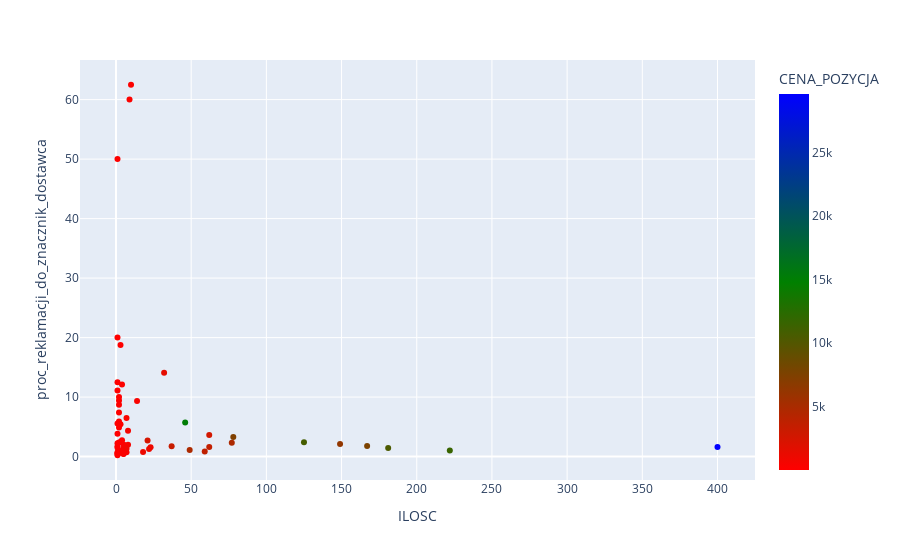

Notebook code for this chart:
### Code cell
func_cluster(df_fi_sell, 'CERAMIKA', 'LIKWIDACJA')

### Figure 1 — Plotly figure (JSON) as saved in the notebook; plotly's stock layout.template omitted (floating-point values rounded to 4 significant figures)
{"data": [{"hovertemplate": "ILOSC=%{x}<br>proc_reklamacji_do_znacznik_dostawca=%{y}<br>CENA_POZYCJA=%{marker.color}<extra></extra>", "legendgroup": "", "marker": {"color": [217.2, 15140.0, 572.0, 11.88, 1511.0, 642.6, 111.9, 81.18, 924.4, 380.3, 23.39, 53.14, 196.6, 16.68, 11540.0, 1155.0, 33.01, 343.8, 63.79, 122.1, 175.4, 82.16, 38.38, 55.35, 29610.0, 2473.0, 12.47, 24.77, 284.1, 21.89, 213.5, 85.21, 66.54, 163.7, 25.83, 50.97, 48.49, 2640.0, 243.6, 10780.0, 7589.0, 37.52, 455.2, 265.3, 16.65, 1044.0, 3280.0, 847.3, 298.7, 35.19, 6324.0, 622.9, 22.02, 7398.0, 3717.0, 4802.0, 4832.0, 3558.0, 10390.0, 602.8, 279.7], "coloraxis": "coloraxis", "symbol": "circle"}, "mode": "markers", "name": "", "orientation": "v", "showlegend": false, "type": "scatter", "x": [9, 46, 8, 1, 32, 5, 1, 2, 23, 7, 2, 2, 4, 1, 222, 22, 1, 14, 5, 2, 10, 1, 1, 1, 400, 21, 1, 3, 5, 2, 4, 2, 1, 4, 3, 3, 2, 62, 7, 125, 167, 1, 5, 3, 1, 18, 37, 7, 4, 1, 149, 8, 1, 78, 59, 77, 49, 62, 181, 5, 5], "xaxis": "x", "y": [60, 5.721, 1.98, 0.7353, 14.1, 1.348, 50, 7.407, 1.567, 6.481, 4.878, 10, 0.6861, 5.556, 1.013, 1.261, 3.846, 9.333, 0.4198, 8.696, 62.5, 0.5682, 20, 1.492, 1.612, 2.706, 0.2237, 0.6438, 2.016, 9.412, 12.12, 5.882, 12.5, 2.759, 2.439, 18.75, 2.381, 3.645, 0.7172, 2.412, 1.774, 11.11, 1.271, 5.455, 1.754, 0.7891, 1.731, 1.311, 0.9926, 0.4237, 2.119, 4.324, 2.222, 3.293, 0.8562, 2.338, 1.122, 1.61, 1.43, 0.4699, 0.5447], "yaxis": "y"}], "layout": {"autosize": true, "coloraxis": {"colorbar": {"title": {"text": "CENA_POZYCJA"}}, "colorscale": [[0, "red"], [0.5, "green"], [1, "blue"]]}, "legend": {"tracegroupgap": 0}, "margin": {"t": 60}, "xaxis": {"anchor": "y", "autorange": true, "domain": [0, 1], "range": [-22.43, 423.4], "title": {"text": "ILOSC"}, "type": "linear"}, "yaxis": {"anchor": "x", "autorange": true, "domain": [0, 1], "range": [-4.598, 67.32], "title": {"text": "proc_reklamacji_do_znacznik_dostawca"}, "type": "linear"}}}
